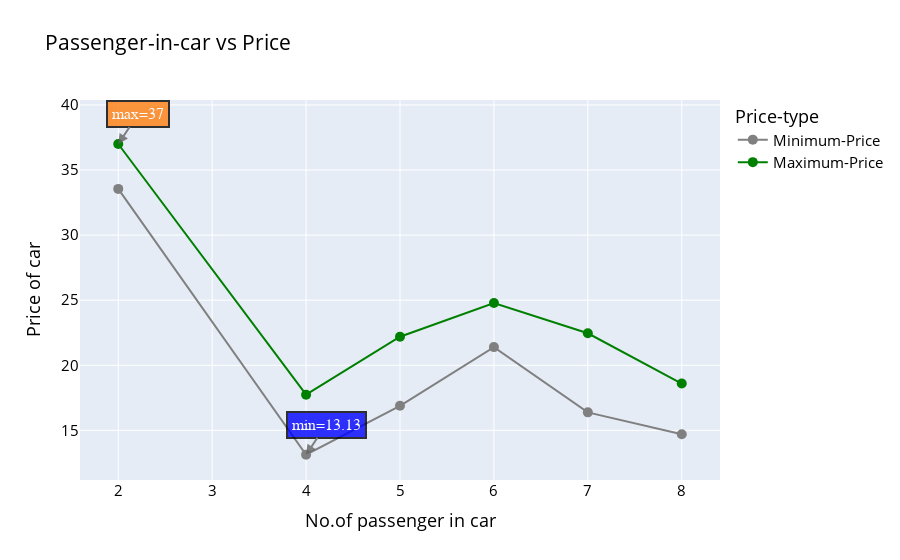

Source (notebook cell):
### Markdown cell above
### Showing the line plot of number of passengers VS maximum and minimum price of car

### Code cell
m = data.groupby("Passenger").mean()[["Min_Price", "Max_Price"]]
fig = go.Figure()

fig.add_trace(
    go.Scatter(
        x=m.index,
        y=m["Min_Price"], name="Minimum-Price", mode="lines+markers", marker=dict(color="grey", size=10)
    ))
fig.add_trace(
    go.Scatter(x=m.index,
               y=m["Max_Price"], name="Maximum-Price", mode="markers+lines", marker=dict(color="green", size=10)
               ))


fig.add_annotation(
    x=2,
    y=37,
    xref="x",
    yref="y",
    text="max=37",
    showarrow=True,
    font=dict(
        family="Courier New,monospace",
        size=16,
        color="#ffffff"
    ),
    align="center",
    arrowhead=2,
    arrowsize=1,
    arrowwidth=2,
    arrowcolor="#636363",
    ax=20,
    ay=-30,
    bordercolor="black",
    borderwidth=2,
    borderpad=4,
    bgcolor="#ff7f0e",
    opacity=0.8
)

fig.add_annotation(
    x=4,
    y=13.13043,
    xref="x",
    yref="y",
    text="min=13.13",
    showarrow=True,
    font=dict(
        family="Courier New,monospace",
        size=16,
        color="#ffffff"
    ),
    align="center",
    arrowhead=2,
    arrowsize=1,
    arrowwidth=2,
    arrowcolor="#636363",
    ax=20,
    ay=-30,
    bordercolor="black",
    borderwidth=2,
    borderpad=4,
    bgcolor="blue",
    opacity=0.8
)
fig.update_layout(
    title="Passenger-in-car vs Price",
    xaxis_title="No.of passenger in car",
    yaxis_title="Price of car",
    legend_title="Price-type",
    font=dict(
        size=15,
        color="black"
    ))

fig.show();

### Figure 1 — Plotly figure (JSON) as saved in the notebook; plotly's stock layout.template omitted (floating-point values rounded to 4 significant figures)
{"data": [{"marker": {"color": "grey", "size": 10}, "mode": "lines+markers", "name": "Minimum-Price", "type": "scatter", "x": [2, 4, 5, 6, 7, 8], "y": [33.55, 13.13, 16.89, 21.4, 16.39, 14.7]}, {"marker": {"color": "green", "size": 10}, "mode": "markers+lines", "name": "Maximum-Price", "type": "scatter", "x": [2, 4, 5, 6, 7, 8], "y": [37, 17.74, 22.2, 24.79, 22.46, 18.6]}], "layout": {"annotations": [{"align": "center", "arrowcolor": "#636363", "arrowhead": 2, "arrowsize": 1, "arrowwidth": 2, "ax": 20, "ay": -30, "bgcolor": "#ff7f0e", "bordercolor": "black", "borderpad": 4, "borderwidth": 2, "font": {"color": "#ffffff", "family": "Courier New,monospace", "size": 16}, "opacity": 0.8, "showarrow": true, "text": "max=37", "x": 2, "xref": "x", "y": 37, "yref": "y"}, {"align": "center", "arrowcolor": "#636363", "arrowhead": 2, "arrowsize": 1, "arrowwidth": 2, "ax": 20, "ay": -30, "bgcolor": "blue", "bordercolor": "black", "borderpad": 4, "borderwidth": 2, "font": {"color": "#ffffff", "family": "Courier New,monospace", "size": 16}, "opacity": 0.8, "showarrow": true, "text": "min=13.13", "x": 4, "xref": "x", "y": 13.13, "yref": "y"}], "font": {"color": "black", "size": 15}, "legend": {"title": {"text": "Price-type"}}, "title": {"text": "Passenger-in-car vs Price"}, "xaxis": {"title": {"text": "No.of passenger in car"}}, "yaxis": {"title": {"text": "Price of car"}}}}
